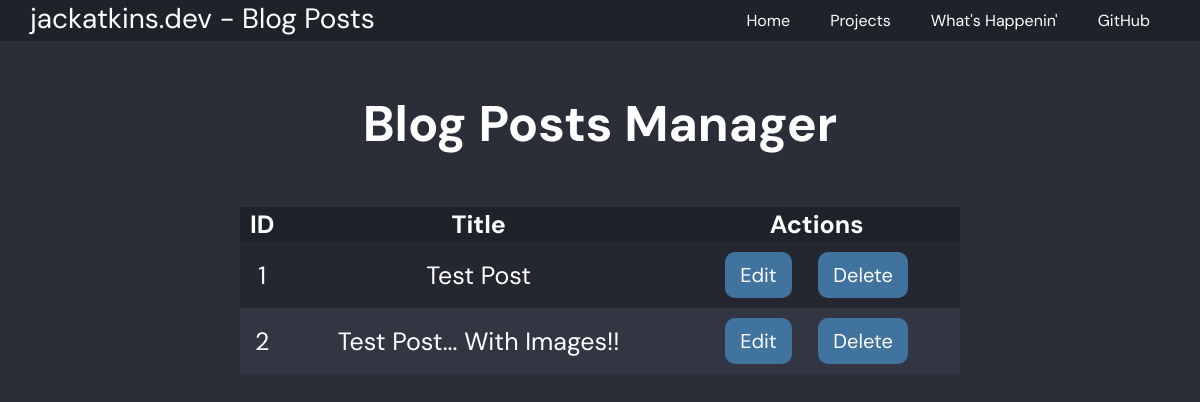
The page /admin/blog/posts/ (signed in) on the database its author committed.
### app.py (models this page shows)
class BlogPost(db.Model):
    id = db.Column(db.Integer, primary_key=True)
    created = db.Column(db.DateTime)
    title = db.Column(db.String(100))
    content = db.Column(db.Text)

### app.py (the view)
@app.route("/admin/blog/posts/")
def blogposts():
    try:
        if session["admin_user"]:
            posts = BlogPost.query.all()
            return render_template("blogposts.html", posts=posts)
    except KeyError:
        return redirect(url_for("login"))

### templates/blogposts.html (shortened to what this page needs)
{% extends "base.html" %}
{% block navtitle %} Blog Posts {% endblock %}
{% block content %}
<div>
    <h1 class="content-break">Blog Posts Manager</h1>
    <table class="content-break">
        <tr>
            <th>ID</th>
            <th>Title</th>
            <th>Actions</th>
        </tr>
        {% for post in posts %}
        <tr>
            <td>{{ post.id }}</td>
            <td>{{ post.title }}</td>
            <td>
                <a href="/admin/blog/posts/edit/{{ post.id }}"><button>Edit</button></a>
                <a href="/admin/blog/posts/delete/{{ post.id }}"><button>Delete</button></a>
            </td>
        </tr>
        {% endfor %}
    </table>
</div>
{% endblock %}

### static/css/global.css (style rules this page uses)
* { margin: 0px; box-sizing: border-box; font-family: 'DM Sans', sans-serif; color: white; }
body { background-color: #2a2e38; }
h1 { font-size: 50px; }
button { font-size: 20px; background-color: #40739e; padding: 10px 15px; margin: 0px 10px; border-radius: 10px; border: none; transition: all ease-in .2s; -webkit-transition: all ease-in .2s; -moz-transition: all ease-in .2s; -o-transition: all ease-in .2s; }
table { width: 100%; padding: 10px; font-size: 25px; border-collapse: collapse; }
th { background-color: #1e2329; }
td { padding: 10px; }
tr:nth-child(even) { background-color: #242730; }
tr:nth-child(odd) { background-color: #323642; }
.content-break { margin-top: 50px; }

### rows shown on the page
BlogPost: id "1", title "Test Post"
BlogPost: id "2", title "Test Post... With Images!!"
